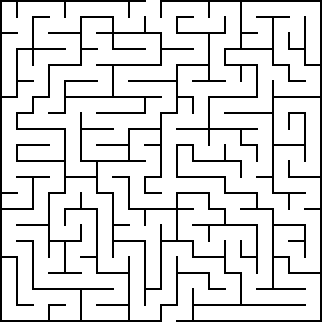
#> input picture hw1/task_1/20 by 20 orthogonal maze.png, 322 x 322 px
$ jupyter execute --allow-errors homework_01.ipynb   (shell and % lines are left out)
#> lines starting #> are read from the running program, lines starting #| are printed output that depends on the picture; after the words box and inside, x2 and y2 are one past the last pixel; in counts of white or black regions, pixels touching at a corner belong together
# Домашняя работа №1

[cell 1]
import cv2
import numpy as np
import math

from enum import Enum
import matplotlib.pyplot as plt

[cell 2]
import warnings
warnings.filterwarnings('ignore')

[cell 3]
def plot_one_image(image: np.ndarray) -> None:
    """
    Отобразить изображение с помощью matplotlib.
    Вспомогательная функция.

    :param image: изображение для отображения
    :return: None
    """
    fig, axs = plt.subplots(1, 1, figsize=(8, 7))

    axs.imshow(image)
    axs.axis('off')
    plt.plot()

# Задача №1 - Лабиринт

Реализуйте алгоритм поиска выхода из лабиринта по растровому изобажению.
Вам нужно написать код, который будет находить путь (координаты пикселей) от заданного входа сверху до выхода снизу.

Отрисуйте получившийся маршрут на карте с помощью функции ```plot_maze_path(img, coords)``` или воспользуйтесь вам известным графическим инструментом.

__Input:__

Изображение лабиринта в кодировке $RGB$.

Все карты лежат на [яндекс-диске](https://yadi.sk/d/qEWVZk2picDdZw)

__Ouput:__

Массив координат пути через лабиринт в виде ```(np.array(x), np.array(y))```.

Оценивается __каждое__ успешное решение лабиринта.
Пример решенной задачи.

[cell 4]
def is_wall(image: np.ndarray, pos):
    col_wall = image[0][0]
    return all(image[pos[1]][pos[0]] == col_wall)

[cell 5]
def find_start(image: np.ndarray):
    """
    Ищет вход (внизу)

    :param image: изображение лабиринта
    :return: точка старта
    """
    rows, cols, _ = image.shape
    l_x = 0;

    for x in range(cols):
        if not is_wall(image, [x, rows-1]):
            l_x = x-1
            break

    r_x = 0
    for x in range(l_x + 1, cols):
        if is_wall(image, [x, rows-1]):
            r_x = x - 1
            break
    return np.array([(l_x + r_x)//2, rows-1])

[cell 6]
class MOVE(Enum):
    UP = 0
    DOWN = 1
    LEFT = 2
    RIGHT = 3

[cell 7]
def direction_perpend(direction: MOVE):
    """
    Возвращает перпендикулярные направления
    """

    if direction == MOVE.UP or direction == MOVE.DOWN:
        return [MOVE.LEFT, MOVE.RIGHT]
    else:
        return [MOVE.UP, MOVE.DOWN]

[cell 8]
def vect_move(direction: MOVE):
    """
    Возвращает вектор перемещения для MOVE
    """

    move = np.array([0,0])
    if direction == MOVE.UP:
        move[1] = -1
    elif direction == MOVE.DOWN:
        move[1] = 1
    elif direction == MOVE.LEFT:
        move[0] = -1
    else:
        move[0] = 1
    return move

[cell 9]
def path_to_pos(start_pos, end_pos):
    """
    Прямой путь до точки (по направлению)

    :param start_pos: начало пути
    :param end_pos: конец пути
    :return: путь
    """
    move = (end_pos - start_pos)//abs(end_pos - start_pos)
    pos = start_pos.copy()
    path = []
    while any(pos != end_pos):
        pos += move
        path.append(pos.copy())
    return path

## Сильное решение

[cell 10]
def nearest_wall(image, pos, direction : MOVE):
    """
    Расстояние до ближайшей стены

    :param image: изображение лабиринта
    :param pos: точка, от которой ищется расстояние
    :param direction: направление, по которому ищется ближайшая стена
    :return: расстояние
    """

    rows, cols, _ = image.shape
    new_pos = pos.copy()
    dist = 0
    move = vect_move(direction)

    # Идем пока не встретим стену или не выйдем за пределы изображения
    while not is_wall(image, new_pos):
        new_pos += move
        dist += 1

        if new_pos[0] == -1 or new_pos[0] == cols:
            break
        if new_pos[1] == -1 or new_pos[1] == rows:
            break
    return dist

[cell 11]
def move_forward(image, start_pos, direction : MOVE):
    """
    Идет вперед пока по сторонам есть стенки

    :param image: изображение лабиринта
    :param direction: направление движения
    :param start_pos: начало движения
    :return: (пройденный путь, есть ли путь дальше) (True - есть путь)
    """
    rows, cols, _ = image.shape
    path = []
    pos = start_pos.copy()
    perp_dir = direction_perpend(direction) # Перпендикулярные направления
    move = vect_move(direction)

    # Рассчитываем расстояние до стенок
    walldist1 = nearest_wall(image, pos, perp_dir[0])
    walldist2 = nearest_wall(image, pos, perp_dir[1])

    # Идем
    while True:
        pos += move

        # Проверка, что мы не вышли из лабиринта
        if pos[0] == -1 or pos[0] == cols:
            break
        if pos[1] == -1 or pos[1] == rows:
            break

        # Проверка на тупик
        if is_wall(image, pos):
            return (path, False)

        # Рассчитываем новые расстояния до стенок
        new_walldist1 = nearest_wall(image, pos, perp_dir[0])
        new_walldist2 = nearest_wall(image, pos, perp_dir[1])

        # Проверка, что не вышли на перекресток
        if abs(new_walldist1 - walldist1) > 1:
            break
        if abs(new_walldist2 - walldist2) > 1:
            break

        # Обновление расстояний до стенок и пути
        walldist1, walldist2 = new_walldist1, new_walldist2
        path.append(pos.copy())

    return (path, True)

[cell 12]
def crossroad(image, start_pos, direction : MOVE):
    """
    Обрабатывает перекресток или поворот
    :param image: изображение лабиринта
    :param direction: Направление, где перекресток
    :param start_pos: точка входа
    :return: turple: (точка центра, список точек выхода, список направлений выхода)
    """
    pos = start_pos.copy()

    # Расчет расстояния до стенок до входа на перекресток
    perp_dir = direction_perpend(direction)
    walldist1 = nearest_wall(image, pos, perp_dir[0])
    walldist2 = nearest_wall(image, pos, perp_dir[1])

    move = vect_move(direction)
    exit_pos = []
    exit_direction = []
    opposite_pos = start_pos.copy()

    # Проверям, что можно пойти вбок (в одну сторону)
    if abs(nearest_wall(image, pos+move, perp_dir[0]) - walldist1) > 1:
        near_exit = pos + move + walldist1*vect_move(perp_dir[0]) # ближайшая точка выхода
        dist_far_exit = nearest_wall(image, near_exit, direction) # расстояние до конца перекрестка
        exit_pos.append(near_exit + dist_far_exit*move//2)        # рассчитываем середину выхода, то есть точку выхода
        exit_direction.append(perp_dir[0])                        # добавляем направление выхода

        # Расчет точки противоположной к точке входа (выход, если идти прямо)
        opposite_pos += (dist_far_exit+1)*vect_move(direction)

    # Проверям, что можно пойти вбок (в другую сторону)
    if abs(nearest_wall(image, pos+move, perp_dir[1]) - walldist2) > 1:
        near_exit = pos + move + walldist2*vect_move(perp_dir[1]) # ближайшая точка выхода
        dist_far_exit = nearest_wall(image, near_exit, direction) # расстояние до конца перекрестка
        exit_pos.append(near_exit + dist_far_exit*move//2)        # рассчитываем середину выхода, то есть точку выхода
        exit_direction.append(perp_dir[1])                        # добавляем направление выхода

        # Расчет точки противоположной к точке входа (если раньше не считали)
        if len(exit_pos) == 1:
            opposite_pos += (dist_far_exit+1)*vect_move(direction)

    if not exit_pos:
        raise Exception("It isn't crossroad")

    # Расчет центра перекрестка
    center = start_pos*abs(vect_move(perp_dir[0])) + exit_pos[0]*abs(vect_move(direction))

    # Проверяем, что можно пойти прямо
    if not is_wall(image, opposite_pos):
        exit_pos.append(opposite_pos)
        exit_direction.append(direction)

    return center, exit_pos, exit_direction

[cell 13]
def go(image: np.ndarray, path_before, start_direction : MOVE):
    """
    Функция путешествия, (конец cверху)

    :param image: изображение лабиринта
    :param path_before: путь до этого момента
    :param start_direction: начальное направление
    :return: (путь, дошел ли)
    """

    # Идем прямо, пока не будет перекрестка
    path, not_dead_end = move_forward(image, path_before[-1], start_direction)
    path = path_before.copy() + path

    # Проверка, что не в тупике
    if not not_dead_end:
        return path, False

    # Проверка на победу
    if path[-1][1] == 0:
        return path, True

    # Смотрим куда можно пойти на перекрестке
    center_cross, exit_pos, exit_direction = crossroad(image, path[-1], start_direction)
    path += path_to_pos(path[-1], center_cross) # Добавляем путь до центра перекрестка

    # Поочереди рекурсивно идем в разные направления
    end_path = []
    for i, direction in enumerate(exit_direction):
        path_from_center = path.copy() + path_to_pos(path[-1], exit_pos[i]) # Добавляем путь до выхода из перекрестка
        end_path, win = go(image, path_from_center, direction)

        # Проверка на победу
        if win:
            return end_path, win
    return end_path, False

## Слабое решение

[cell 14]
# [43 lines left out: function easy_go, not called in this run]

[cell 15]
def find_way_from_maze(image: np.ndarray, easy) -> tuple:
    """
    Найти путь через лабиринт.

    :param image: изображение лабиринта
    :param easy: слабый алгоритм (True), сильный алгоритм (False)
    :return: координаты пути из лабиринта в виде (x, y), где x и y - это массивы координат
    """
    rows, cols, _ = image.shape
    print('shape', image.shape)

    start_pos = find_start(image)

    if easy:
        walls_dist1 = nearest_wall(image, start_pos, MOVE.RIGHT)
        walls_dist2 = nearest_wall(image, start_pos, MOVE.LEFT)
        coords, win = easy_go(image, [start_pos], MOVE.UP, walls_dist1+walls_dist2-1)

    else:
        coords, win = go(image, [start_pos], MOVE.UP)

    x = [pos[0] for pos in coords]
    y = [pos[1] for pos in coords]

    return x,y

[cell 16]
def plot_maze_path(image: np.ndarray, coords: tuple) -> np.ndarray:
    """
    Нарисовать путь через лабиринт на изображении.
    Вспомогательная функция.

    :param image: изображение лабиринта
    :param coords: координаты пути через лабиринт типа (x, y) где x и y - массивы координат точек
    :return img_wpath: исходное изображение с отрисованными координатами
    """
    if image.ndim != 3:
        img = cv2.cvtColor(img, cv2.COLOR_GRAY2BGR)

    img_wpath = image.copy()
    if coords:
        x, y = coords
        img_wpath[y, x, :] = [255, 0, 0]

    return img_wpath

Загрузим тестовое изображение и отобразим его.

[cell 17]
str = ['task_1/20 by 20 orthogonal maze.png',
       'task_1/20 by 22 orthogonal maze.png',
       'task_1/25 by 22 orthogonal maze.png',
       'task_1/30 by 20 orthogonal maze.png',
       'task_1/30 by 30 orthogonal maze.png']
test_image = cv2.imread(str[0])  # загрузить тестовую картинку
#> test_image is the input picture: shape (322, 322, 3); 86.4% white; black in thin lines or dots

plot_one_image(test_image)

Теперь ваша задача реализовать функцию ```plot_maze_path``` в ```task_1.py``` для того, чтобы найти координаты пути через лабиринт.

[cell 18]
way_coords = find_way_from_maze(test_image, False)  # вычислить координаты пути через лабиринт
#| shape (322, 322, 3)
#> the loop in find_start, `for x in range(cols):` made 163 passes
#> l_x on pass 163: 161
#> the loop in find_start, `for x in range(l_x + 1, cols):` made 15 passes
#> r_x on pass 15: 175
#> in find_way_from_maze, `start_pos = find_start(image)`: start_pos = [168, 321]
#> the loop in nearest_wall, `while not is_wall(image, new_pos):` made 7 passes
#> new_pos on passes 1 to 7: [167, 321], [166, 321], [165, 321], [164, 321], [163, 321], [162, 321], [161, 321]
#> after the loop in nearest_wall, `while not is_wall(image, new_pos):`: dist = 7
#> the loop in nearest_wall (call 2), `while not is_wall(image, new_pos):` made 8 passes
#> new_pos on passes 1 to 8: [169, 321], [170, 321], [171, 321], [172, 321], [173, 321], [174, 321], [175, 321], [176, 321]
#> in move_forward, `walldist2 = nearest_wall(image, pos, perp_dir[1])`: walldist2 = 8
#> the loop in move_forward, `while True:` made 2 passes
#> (new_walldist1, new_walldist2, walldist1, walldist2) on pass 1: (7, 8, 7, 8)
#> (new_walldist1, new_walldist2) on pass 2: (7, 24)
#> after the loop in move_forward, `while True:`: path = [[168, 320]]
#> in go, `path, not_dead_end = move_forward(image, path_before[-1], start_direct..`: not_dead_end = True
#> in go, `path = path_before.copy() + path`: path = [[168, 321], [168, 320]]
#> in crossroad, `pos = start_pos.copy()`: pos = [168, 320]
#> in crossroad, `walldist1 = nearest_wall(image, pos, perp_dir[0])`: walldist1 = 7
#> in crossroad, `walldist2 = nearest_wall(image, pos, perp_dir[1])`: walldist2 = 8
#> in crossroad, `opposite_pos = start_pos.copy()`: opposite_pos = [168, 320]
#> in crossroad, `near_exit = pos + move + walldist2*vect_move(perp_dir[1])`: near_exit = [176, 319]
#> in crossroad, `dist_far_exit = nearest_wall(image, near_exit, direction)`: dist_far_exit = 14
#> in crossroad, `opposite_pos += (dist_far_exit+1)*vect_move(direction)`: opposite_pos = [168, 305]
#> in crossroad, `center = start_pos*abs(vect_move(perp_dir[0])) + exit_pos[0]*abs(vect_..`: center = [168, 312]
#> in go, `center_cross, exit_pos, exit_direction = crossroad(image, path[-1], st..`: exit_pos = [[176, 312]]; exit_direction = 1 item
#> in path_to_pos, `move = (end_pos - start_pos)//abs(end_pos - start_pos)`: move = [0, -1]
#> in path_to_pos, `pos = start_pos.copy()`: pos = [168, 320]
#> the loop in path_to_pos, `while any(pos != end_pos):` made 8 passes
#> pos on passes 1 to 8: [168, 319], [168, 318], [168, 317], [168, 316], [168, 315], [168, 314], [168, 313], [168, 312]
#> after the loop in path_to_pos, `while any(pos != end_pos):`: path = [[168, 319], [168, 318], [168, 317], [168, 316], [168, 315], [168, 314], [168, 313], [168, 312]]
#> in go, `path += path_to_pos(path[-1], center_cross)`: path = [[168, 321], [168, 320], [168, 319], [168, 318], [168, 317], [168, 316], [168, 315], [168, 314], [168, 313], [168, 312]]
#> the loop in go, `for i, direction in enumerate(exit_direction):` made 1 pass

image_with_way = plot_maze_path(test_image, way_coords)
#> in plot_maze_path, `img_wpath[y, x, :] = [255, 0, 0]`:
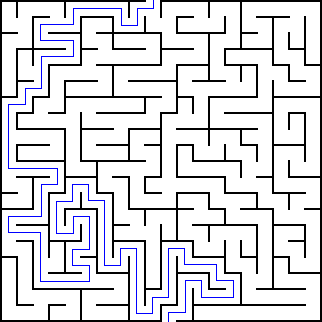
#> img_wpath: shape (322, 322, 3); 1.43% of pixels changed, all inside (x1, y1, x2, y2) = (8, 0, 234, 322)

plot_one_image(image_with_way)

# Задача №2 - Пробки в городе

Требуется написать программу, которая на вход принимает картинку, на которой схематически изображена машинка на дороге с $N$ полосами и препятствия на полосах. Соответствующие объекты обозначены цветами, которые сохраняются на всех изображениях.

Результатом работы программы является номер полосы, на которую нужно перестроиться или сообщение о том, что перестраиваться не нужно.

**Примечание: номер дороги считается слева направо, отсчет начинается с нуля.**

Примеры изображений:
<table><tr>
    <td>  </td>
    <td>  </td>
</tr></table>

[cell 19]
def comp_colors(col1, col2, dH=0.03):
    return abs(col1[0]-col2[0])/360 < dH

[cell 20]
def borders_and_roads_colors(image: np.ndarray):
    """
    Цвета границ и дорог

    :param image: изображение
    :return: цвета границ и дорог)
    """
    rows, cols, _ = image.shape

    values, counts = np.unique(image[rows-1], return_counts=True, axis=0)
    road_col = values[counts.argmax()]
    values = np.delete(values, counts.argmax(), axis=0)

    bord_col = []
    for i,vcol in enumerate(values):
        if not vcol[0] == road_col[0]:
            bord_col.append(vcol)

    return (bord_col, road_col)

[cell 21]
def is_bord(color, bord_colors):
    for bcol in bord_colors:
        if all(color == bcol):
            return True
    return False

[cell 22]
def find_road_number(image_rgb: np.ndarray) -> int:
    """
    Найти номер дороги, на которой нет препятсвия в конце пути.

    :param image: исходное изображение
    :return: номер дороги, на котором нет препятсвия на дороге
    """
    image = cv2.cvtColor(image_rgb, cv2.COLOR_RGB2HSV)

    rows, cols, _ = image.shape
    road_number = None

    bord_colors, road_color = borders_and_roads_colors(image)

    num_col = 0
    num_road = 0

    colors = []  # там будут лежать другие цвета (не границы и дороги) встречающиеся на картинке
    roads = [] # там будут лежать списки дорог в которых встречаются цвета в cols
    skip_b = False
    while num_col < cols:
        old_num_col = num_col
        # Скипаем границы дороги
        while num_col < cols and is_bord(image[rows-1][num_col], bord_colors):
            num_col += 1

        # Если нашли не границу а плохую дорогу
        if num_col - old_num_col < 5:
            num_road -= 1
            skip_b = True
        else:
            skip_b = False


        old_num_col = num_col
        while num_col < cols and not is_bord(image[rows-1][num_col], bord_colors):
            col_colors = np.unique(image[:, num_col, :], axis=0)

            for color in col_colors:
                if comp_colors(color, road_color):
                    continue

                for ind, icolor in enumerate(colors):
                    if comp_colors(icolor, color):
                        if not (num_road in roads[ind]):
                            roads[ind].append(num_road)
                        break
                else:
                    colors.append(color)
                    roads.append([num_road])
            num_col += 1

        # Если нашли дорогу или перед этим это все-таки была граница)
        if num_col - old_num_col > 5 or skip_b:
            num_road += 1

    # Посмотрим какой цвет был на большем числе дорог это и будет цвет из препятствия
    ind = np.argmax([len(col_road) for col_road in roads])

    # посмотрим сколько дорог
    count_roads = len(roads[ind]) + 1

    road_number = list(set(range(count_roads)) - set(roads[ind]))[0]

    return road_number

[cell 23]
test_image = cv2.imread('task_2/image_01.jpg')
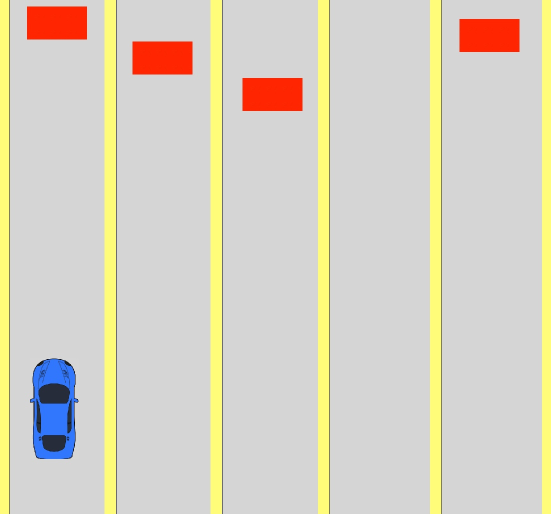
#> input picture hw1/task_2/image_01.jpg, 1102 x 1028 px (shown at 1/2 size)
#> test_image is the input picture: shape (1028, 1102, 3); mean B, G, R 195.1, 210, 215.7
test_image = cv2.cvtColor(test_image, cv2.COLOR_BGR2RGB)

plot_one_image(test_image)

[cell 24]
road_number = find_road_number(test_image)
#> in find_road_number, `image = cv2.cvtColor(image_rgb, cv2.COLOR_RGB2HSV)`: image: shape (1028, 1102, 3); mean H, S, V 9.1, 26.5, 217.7
#> the loop in borders_and_roads_colors, `for i,vcol in enumerate(values):` made 26 passes
#> vcol on passes 1 to 12: [23, 255, 4], [26, 20, 216], [29, 59, 220], [29, 86, 249], [29, 102, 251], [29, 104, 251], [29, 116, 254], [29, 118, 254], [29, 132, 255], [29, 134, 255], [29, 135, 254], [29, 136, 255]

print(f'Нужно перестроиться на дорогу номер {road_number}')
#| Нужно перестроиться на дорогу номер 3

# Задача №3 - Аффинные преобразования

[cell 25]
def vect(a):
    vect = np.array(a)
    return vect.T

[cell 26]
def warpAffine(image, M):
    """
    Применить преобразование M и преобразовать размер изображения.

    :param image: изображение
    :param M: Матрица преобразования
    :return: преобразованное изображение
    """
    rows, cols, _ = image.shape

    xul,yul = M @ vect([0,0,1])
    xur,yur = M @ vect([cols-1, 0,1])
    xdl,ydl = M @ vect([0,rows-1,1])
    xdr,ydr = M @ vect([cols-1,rows-1,1])

    new_cols =  round(max(abs(xul-xdr), abs(xur-xdl)))
    new_rows =  round(max(abs(yul-ydr), abs(yur-ydl)))

    dx = -min(xul, xur, xdl, xdr)
    dy = -min(yul, yur, ydl, ydr)

    M[0][2] += dx
    M[1][2] += dy

    dst = cv2.warpAffine(image.copy(), M, (new_cols+1, new_rows+1))

    return dst

[cell 27]
def apply_warpAffine(image, points1, points2) -> np.ndarray:
    """
    Применить афинное преобразование согласно переходу точек points1 -> points2 и
    преобразовать размер изображения.

    :param image:
    :param points1:
    :param points2:
    :return: преобразованное изображение
    """

    M = cv2.getAffineTransform(points1, points2)
    dst = warpAffine(image, M)
    return dst

[cell 28]
def rotate(image, point: tuple, angle: float) -> np.ndarray:
    """
    Повернуть изображение по часовой стрелке на угол от 0 до 360 градусов и преобразовать размер изображения.

    :param image: исходное изображение
    :param point: значение точки (x, y), вокруг которой повернуть изображение
    :param angle: угол поворота
    :return: повернутное изображение
    """
    M = cv2.getRotationMatrix2D(point, angle, scale=1.0)
    dst = warpAffine(image, M)
    return dst

## Задача №3.1 - Поверни изображение

Реализуйте функцию, которая поворачивает изображение вокруг заданной точки на заданный угол ($0^\circ-360^\circ$) и преобразует размер изображения, чтобы оно не обрезалось после поворота.

[cell 29]
test_image = cv2.imread('task_3/lk.jpg')
#> (the rest of this cell did not finish here and is left out)

[cell 30]
test_point = (200, 200)
test_angle = 15

#> (the rest of this cell did not finish here and is left out)
